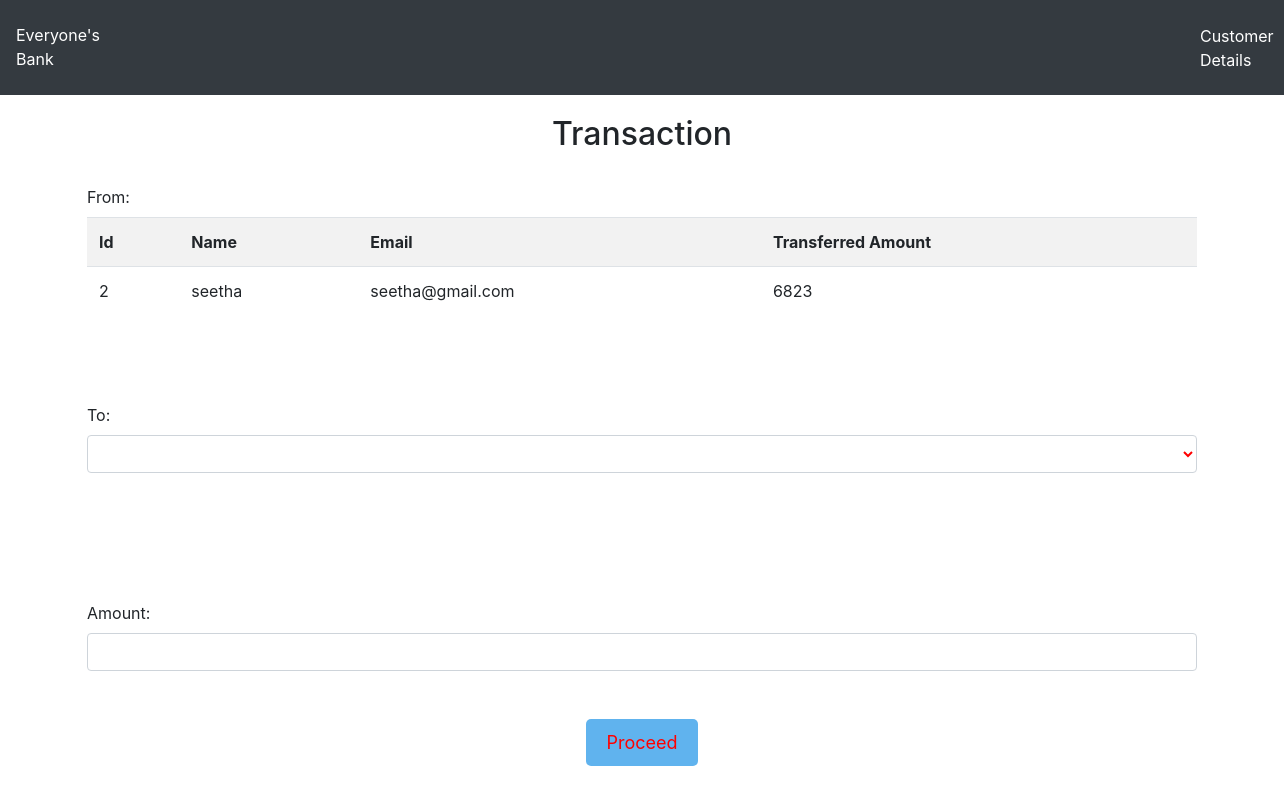
The app's page /transfer.php?id=2, older data.
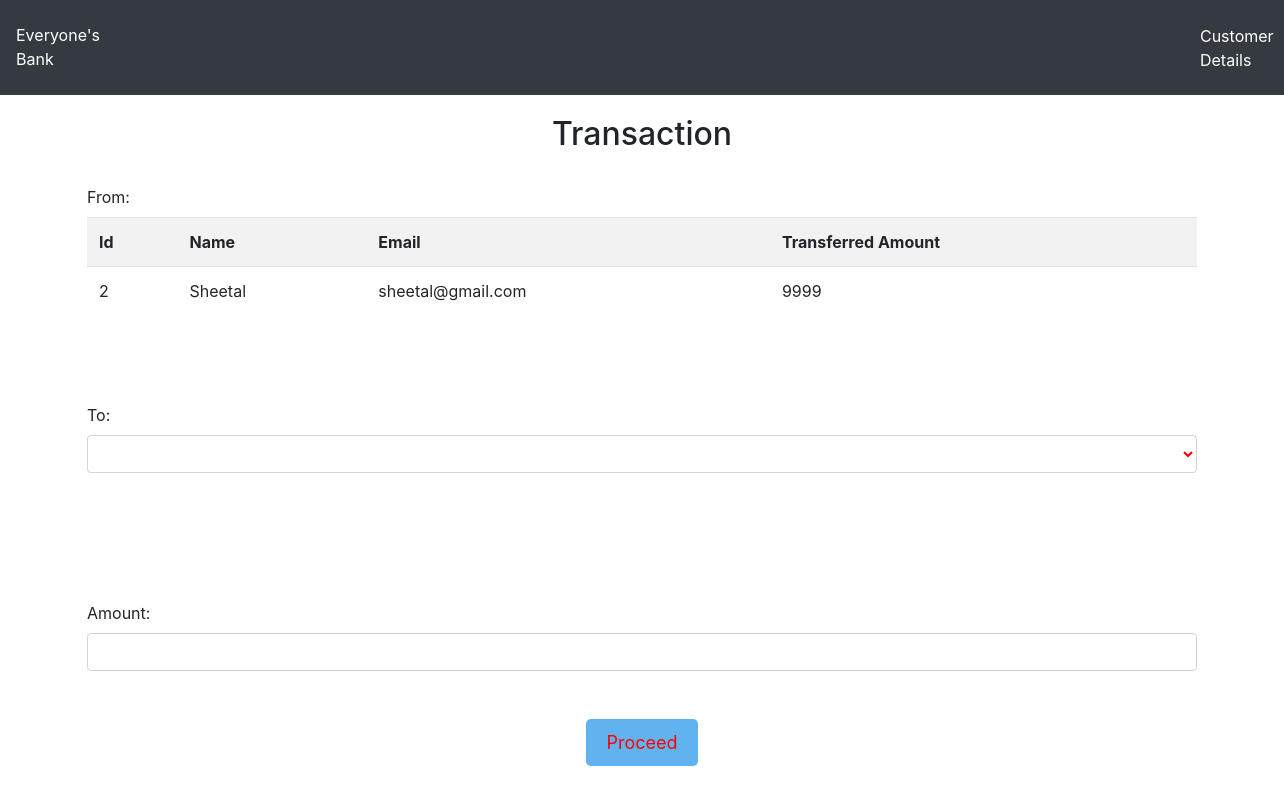
The same page, newer data.
### tables this page shows
CREATE TABLE `users` (
  `id` int(11) NOT NULL,
  `name` varchar(50) NOT NULL,
  `email` varchar(50) NOT NULL,
  `credits` int(10) NOT NULL
);

### transfer.php (the view, shortened to what this page needs)
<!DOCTYPE html>
<html lang="en">
<head>
    <link rel="stylesheet" href="https://maxcdn.bootstrapcdn.com/bootstrap/4.0.0/css/bootstrap.min.css">
</head>
<body>
  <nav class="navbar navbar-expand-sm bg-dark navbar-dark">
  <p class="logo-text">Everyone's Bank</p>
  <ul class="navbar-nav">
  <li class="list-customer">
  <a class="nav-link1" href="viewusers.php">Customer Details</a>
  </li>
  </ul>
  </nav>
    <div class="container divStyle">
        <h2>Transaction </h2>
            <?php
                include 'config.php';
                $sid=$_GET['id'];
                $sql = "SELECT * FROM  users where id=$sid";
                $query=mysqli_query($conn,$sql);
                $rows=mysqli_fetch_array($query);
            ?>
            <form method="post" name="tcredit" class="tabletext" ><br/>
        <label> From: </label><br/>
        <div>
            <table class="table roundedCorners  tabletext table-hover  table-striped table-condensed"  >
                <tr>
                    <th>Id</th>
                    <th>Name</th>
                    <th>Email</th>
                    <th> Transferred Amount</th>
                </tr>
                <tr>
                    <td><?php echo $rows['id'] ?></td>
                    <td><?php echo $rows['name'] ?></td>
                    <td><?php echo $rows['email'] ?></td>
                    <td><?php echo $rows['credits'] ?></td>
                </tr>
            </table>
        </div>
        <br/><br/><br/>
        <label>To:</label>
        <select class=" form-control"   name="to" style="margin-bottom:5%;" required>
            <option value="" disabled selected> </option>
            <?php
                include 'config.php';
                $sid=$_GET['id'];
                $sql = "SELECT * FROM users where id!=$sid";
                $query=mysqli_query($conn,$sql);
                while($rows = mysqli_fetch_array($query)) {
            ?>
                <option class="table text-center table-striped " value="<?php echo $rows['id'];?>" >
                </option>
            <?php
                }
            ?>
        </select> <br/><br/><br/>
            <label>Amount:</label>
            <input type="number" id="amm" class="form-control" name="amount" min="0" required  />  <br/><br/>
                <div class="text-center btn3" >
            <button class="button" name="submit" type="submit" id="myBtn">Proceed</button>
            </div>
        </form>
    </div>
</body>
</html>

Row changes from the older to the newer data that the page shows:
changed users id 2: name "seetha" → "Sheetal"; email "seetha@gmail.com" → "sheetal@gmail.com"; credits "6823" → "9999"
